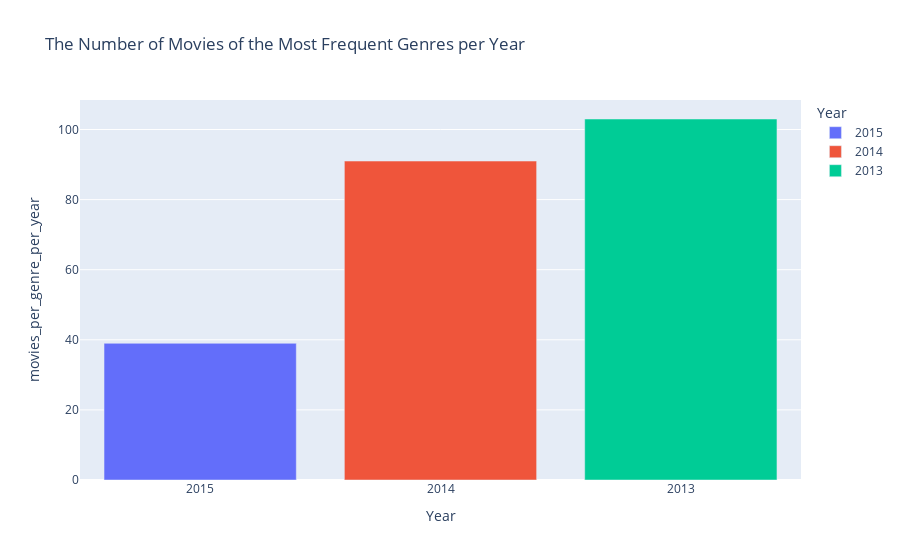

The notebook cell this image was saved under:
### Code cell
df = show_table(movies.aggregate(pipeline))
df['_id'] = df['_id'].astype('str')
fig = px.bar(df,x = '_id',y  = 'movies_per_genre_per_year',color = '_id',title = 'The Number of Movies of the Most Frequent Genres per Year',
            labels = {'_id':'Year'},
            hover_data=['most_freq'])
fig

### Figure 1 — Plotly figure (JSON) as saved in the notebook; plotly's stock layout.template omitted (floating-point values rounded to 4 significant figures)
{"data": [{"alignmentgroup": "True", "customdata": [[{"awards": 33, "count": 13, "genre": "Drama", "rating": "R"}]], "hovertemplate": "Year=%{x}<br>movies_per_genre_per_year=%{y}<br>most_freq=%{customdata[0]}<extra></extra>", "legendgroup": "2015", "marker": {"color": "#636efa"}, "name": "2015", "offsetgroup": "2015", "orientation": "v", "showlegend": true, "textposition": "auto", "type": "bar", "x": ["2015"], "xaxis": "x", "y": [39], "yaxis": "y"}, {"alignmentgroup": "True", "customdata": [[{"awards": 1318, "count": 87, "genre": "Drama", "rating": "R"}]], "hovertemplate": "Year=%{x}<br>movies_per_genre_per_year=%{y}<br>most_freq=%{customdata[0]}<extra></extra>", "legendgroup": "2014", "marker": {"color": "#EF553B"}, "name": "2014", "offsetgroup": "2014", "orientation": "v", "showlegend": true, "textposition": "auto", "type": "bar", "x": ["2014"], "xaxis": "x", "y": [91], "yaxis": "y"}, {"alignmentgroup": "True", "customdata": [[{"awards": 1216, "count": 108, "genre": "Drama", "rating": "R"}]], "hovertemplate": "Year=%{x}<br>movies_per_genre_per_year=%{y}<br>most_freq=%{customdata[0]}<extra></extra>", "legendgroup": "2013", "marker": {"color": "#00cc96"}, "name": "2013", "offsetgroup": "2013", "orientation": "v", "showlegend": true, "textposition": "auto", "type": "bar", "x": ["2013"], "xaxis": "x", "y": [103], "yaxis": "y"}], "layout": {"barmode": "relative", "legend": {"title": {"text": "Year"}, "tracegroupgap": 0}, "title": {"text": "The Number of Movies of the Most Frequent Genres per Year"}, "xaxis": {"anchor": "y", "categoryarray": ["2015", "2014", "2013"], "categoryorder": "array", "domain": [0, 1], "title": {"text": "Year"}}, "yaxis": {"anchor": "x", "domain": [0, 1], "title": {"text": "movies_per_genre_per_year"}}}}
